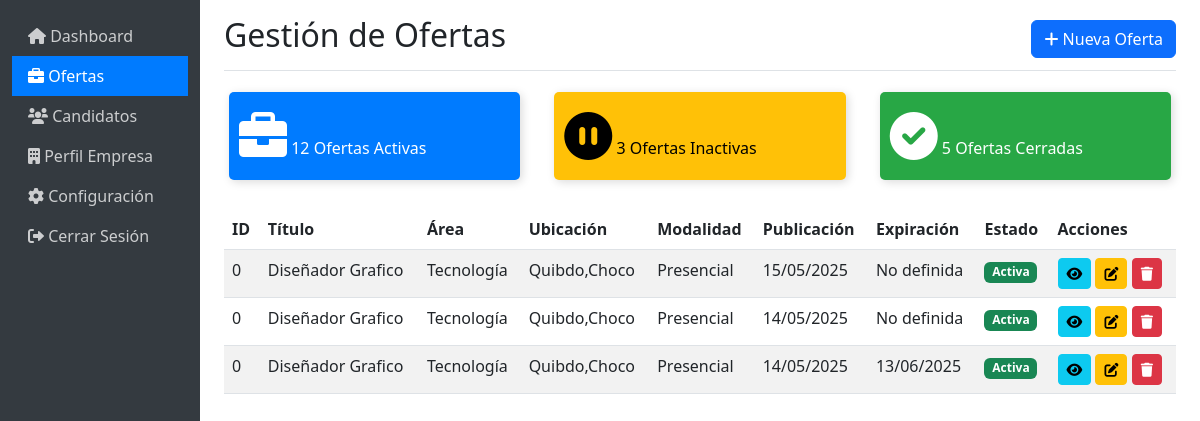
Screenshot of /empresa/empresas.php with the database file from the repository.
### tables this page shows
CREATE TABLE `ofertas` (
  `ID` int(11) NOT NULL,
  `Titulo` varchar(100) NOT NULL,
  `Descripcion` text NOT NULL,
  `Requisitos` text DEFAULT NULL,
  `Area` varchar(100) NOT NULL,
  `Empresa_id` int(11) NOT NULL,
  `Ubicacion` varchar(100) DEFAULT NULL,
  `Tipo_Contrato` varchar(50) DEFAULT NULL,
  `Salario` varchar(50) DEFAULT NULL,
  `Modalidad` enum('Presencial','Remoto','Híbrido') DEFAULT 'Presencial',
  `Experiencia` varchar(50) DEFAULT NULL,
  `Fecha_Publicacion` timestamp NOT NULL DEFAULT current_timestamp(),
  `Fecha_Expiracion` timestamp NULL DEFAULT NULL,
  `Estado` enum('Activa','Inactiva','Cerrada') DEFAULT 'Activa',
  `Vacantes` int(11) DEFAULT 1
);

### empresa/empresas.php (the view, shortened to what this page needs)
<!DOCTYPE html>
<html lang="es">
<head>
    <link href="https://cdn.jsdelivr.net/npm/bootstrap@5.3.0/dist/css/bootstrap.min.css" rel="stylesheet">
    <link rel="stylesheet" href="https://cdnjs.cloudflare.com/ajax/libs/font-awesome/6.0.0/css/all.min.css">
</head>
<body>
    <div class="container-fluid">
        <div class="row">
            <nav class="col-md-2 d-none d-md-block sidebar">
                <div class="sidebar-sticky pt-3">
                    <ul class="nav flex-column">
                        <li class="nav-item">
                            <a class="nav-link" href="#">
                                <i class="fas fa-home mr-2"></i> Dashboard
                            </a>
                        </li>
                        <li class="nav-item">
                            <a class="nav-link active" href="#">
                                <i class="fas fa-briefcase mr-2"></i> Ofertas
                            </a>
                        </li>
                        <li class="nav-item">
                            <a class="nav-link" href="#">
                                <i class="fas fa-users mr-2"></i> Candidatos
                            </a>
                        </li>
                        <li class="nav-item">
                            <a class="nav-link" href="#">
                                <i class="fas fa-building mr-2"></i> Perfil Empresa
                            </a>
                        </li>
                        <li class="nav-item">
                            <a class="nav-link" href="#">
                                <i class="fas fa-cog mr-2"></i> Configuración
                            </a>
                        </li>
                        <li class="nav-item">
                            <a class="nav-link" href="#">
                                <i class="fas fa-sign-out-alt mr-2"></i> Cerrar Sesión
                            </a>
                        </li>
                    </ul>
                </div>
            </nav>
            <main role="main" class="col-md-9 ml-sm-auto col-lg-10 px-4">
                <div class="d-flex justify-content-between flex-wrap flex-md-nowrap align-items-center pt-3 pb-2 mb-3 border-bottom">
                    <h1 class="h2">Gestión de Ofertas</h1>
                    <button class="btn btn-primary" data-bs-toggle="modal" data-bs-target="#nuevaOfertaModal">
                        <i class="fas fa-plus"></i> Nueva Oferta
                    </button>
                </div>
                <div class="row">
                    <div class="col-md-4">
                        <div class="card-counter primary">
                            <i class="fas fa-briefcase fa-3x"></i>
                            <span class="count-numbers">12</span>
                            <span class="count-name">Ofertas Activas</span>
                        </div>
                    </div>
                    <div class="col-md-4">
                        <div class="card-counter warning">
                            <i class="fas fa-pause-circle fa-3x"></i>
                            <span class="count-numbers">3</span>
                            <span class="count-name">Ofertas Inactivas</span>
                        </div>
                    </div>
                    <div class="col-md-4">
                        <div class="card-counter success">
                            <i class="fas fa-check-circle fa-3x"></i>
                            <span class="count-numbers">5</span>
                            <span class="count-name">Ofertas Cerradas</span>
                        </div>
                    </div>
                </div>
                <div class="table-responsive mt-4">
                    <table class="table table-striped table-hover">
                        <thead>
                            <tr>
                                <th>ID</th>
                                <th>Título</th>
                                <th>Área</th>
                                <th>Ubicación</th>
                                <th>Modalidad</th>
                                <th>Publicación</th>
                                <th>Expiración</th>
                                <th>Estado</th>
                                <th>Acciones</th>
                            </tr>
                        </thead>
                        <tbody>
                            <?php
                            $conn = new mysqli("localhost", "root", "", "progreuib");
                            $empresa_id = 24;
                            $sql = "SELECT * FROM ofertas WHERE Empresa_id = $empresa_id ORDER BY Fecha_Publicacion DESC";
                            $result = $conn->query($sql);
                            if ($result->num_rows > 0) {
                                while($row = $result->fetch_assoc()) {
                                    echo "<tr>";
                                    echo "<td>" . $row['ID'] . "</td>";
                                    echo "<td>" . $row['Titulo'] . "</td>";
                                    echo "<td>" . $row['Area'] . "</td>";
                                    echo "<td>" . $row['Ubicacion'] . "</td>";
                                    echo "<td>" . $row['Modalidad'] . "</td>";
                                    echo "<td>" . date('d/m/Y', strtotime($row['Fecha_Publicacion'])) . "</td>";
                                    echo "<td>" . ($row['Fecha_Expiracion'] ? date('d/m/Y', strtotime($row['Fecha_Expiracion'])) : 'No definida') . "</td>";
                                    echo "<td><span class='badge " . getEstadoBadge($row['Estado']) . "'>" . $row['Estado'] . "</span></td>";
                                    echo "<td>
                                            <button class='btn btn-sm btn-info' onclick='verOferta(" . $row['ID'] . ")'><i class='fas fa-eye'></i></button>
                                            <button class='btn btn-sm btn-warning' onclick='editarOferta(" . $row['ID'] . ")'><i class='fas fa-edit'></i></button>
                                            <button class='btn btn-sm btn-danger' onclick='eliminarOferta(" . $row['ID'] . ")'><i class='fas fa-trash'></i></button>
                                          </td>";
                                    echo "</tr>";
                                }
                            } else {
                                echo "<tr><td colspan='9' class='text-center'>No hay ofertas registradas</td></tr>";
                            }
                            function getEstadoBadge($estado) {
                                switch($estado) {
                                    case 'Activa': return 'bg-success';
                                }
                            }
                            ?>
                        </tbody>
                    </table>
                </div>
            </main>
        </div>
    </div>
</body>
</html>

### empresa/empresas.php (style rules this page uses)
.sidebar { min-height: 100vh; background-color: #343a40; }
.sidebar .nav-link { color: rgba(255, 255, 255, 0.75); }
.sidebar .nav-link.active { color: #fff; background-color: #007bff; }
.card-counter { box-shadow: 2px 2px 10px #DADADA; margin: 5px; padding: 20px 10px; border-radius: 5px; }
.card-counter.primary { background-color: #007bff; color: #FFF; }
.card-counter.warning { background-color: #ffc107; color: #000; }
.card-counter.success { background-color: #28a745; color: #FFF; }

### rows the page displays
ofertas: ID "0", Titulo "Diseñador Grafico", Area "Tecnología", Ubicacion "Quibdo,Choco", Modalidad "Presencial", Fecha_Publicacion "15/05/2025", shows "No definida", Estado "Activa"
ofertas: ID "0", Titulo "Diseñador Grafico", Area "Tecnología", Ubicacion "Quibdo,Choco", Modalidad "Presencial", Fecha_Publicacion "14/05/2025", shows "No definida", Estado "Activa"
ofertas: ID "0", Titulo "Diseñador Grafico", Area "Tecnología", Ubicacion "Quibdo,Choco", Modalidad "Presencial", Fecha_Publicacion "14/05/2025", Fecha_Expiracion "13/06/2025", Estado "Activa"
